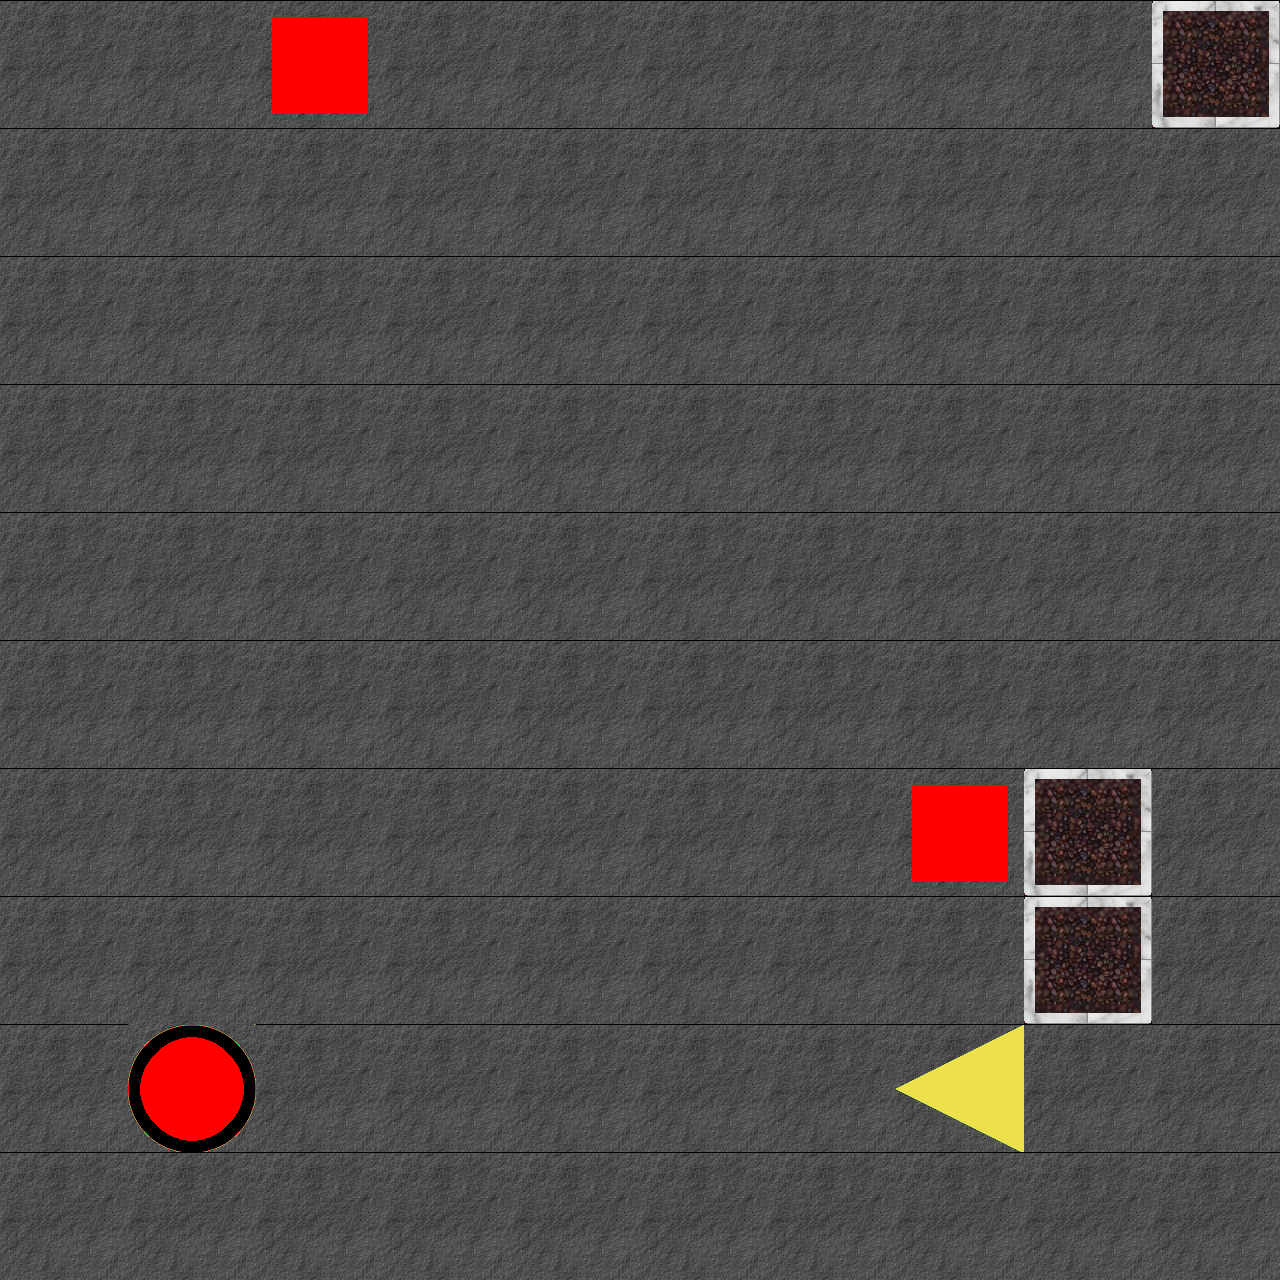

A level layout from a 2D game, rendered from its tile map. Below: a short description, then the map file with its tile-grid data intact:
An orthogonal 10x10 tile map with 128x128 px tiles, 2 tile layers (tiles, blocks).

<map version="1.0" orientation="orthogonal" width="10" height="10" tilewidth="128" tileheight="128">
 <properties>
  <property name="minMoves" value="100" />
 </properties>
 <tileset firstgid="1" name="blocks&amp;tiles" tilewidth="128" tileheight="128">
  <image source="..\img\tiles_blocks.png" width="512" height="1024" />
 </tileset>
 <layer name="tiles" width="10" height="10">
  <data>
   <tile gid="2" />
   <tile gid="2" />
   <tile gid="2" />
   <tile gid="2" />
   <tile gid="2" />
   <tile gid="2" />
   <tile gid="2" />
   <tile gid="2" />
   <tile gid="2" />
   <tile gid="3" />
   <tile gid="2" />
   <tile gid="2" />
   <tile gid="2" />
   <tile gid="2" />
   <tile gid="2" />
   <tile gid="2" />
   <tile gid="2" />
   <tile gid="2" />
   <tile gid="2" />
   <tile gid="2" />
   <tile gid="2" />
   <tile gid="2" />
   <tile gid="2" />
   <tile gid="2" />
   <tile gid="2" />
   <tile gid="2" />
   <tile gid="2" />
   <tile gid="2" />
   <tile gid="2" />
   <tile gid="2" />
   <tile gid="2" />
   <tile gid="2" />
   <tile gid="2" />
   <tile gid="2" />
   <tile gid="2" />
   <tile gid="2" />
   <tile gid="2" />
   <tile gid="2" />
   <tile gid="2" />
   <tile gid="2" />
   <tile gid="2" />
   <tile gid="2" />
   <tile gid="2" />
   <tile gid="2" />
   <tile gid="2" />
   <tile gid="2" />
   <tile gid="2" />
   <tile gid="2" />
   <tile gid="2" />
   <tile gid="2" />
   <tile gid="2" />
   <tile gid="2" />
   <tile gid="2" />
   <tile gid="2" />
   <tile gid="2" />
   <tile gid="2" />
   <tile gid="2" />
   <tile gid="2" />
   <tile gid="2" />
   <tile gid="2" />
   <tile gid="2" />
   <tile gid="2" />
   <tile gid="2" />
   <tile gid="2" />
   <tile gid="2" />
   <tile gid="2" />
   <tile gid="2" />
   <tile gid="2" />
   <tile gid="3" />
   <tile gid="2" />
   <tile gid="2" />
   <tile gid="2" />
   <tile gid="2" />
   <tile gid="2" />
   <tile gid="2" />
   <tile gid="2" />
   <tile gid="2" />
   <tile gid="2" />
   <tile gid="3" />
   <tile gid="2" />
   <tile gid="2" />
   <tile gid="9" />
   <tile gid="2" />
   <tile gid="2" />
   <tile gid="2" />
   <tile gid="2" />
   <tile gid="2" />
   <tile gid="5" />
   <tile gid="2" />
   <tile gid="2" />
   <tile gid="2" />
   <tile gid="2" />
   <tile gid="2" />
   <tile gid="2" />
   <tile gid="2" />
   <tile gid="2" />
   <tile gid="2" />
   <tile gid="2" />
   <tile gid="2" />
   <tile gid="2" />
  </data>
 </layer>
 <layer name="blocks" width="10" height="10">
  <data>
   <tile gid="0" />
   <tile gid="0" />
   <tile gid="13" />
   <tile gid="0" />
   <tile gid="0" />
   <tile gid="0" />
   <tile gid="0" />
   <tile gid="0" />
   <tile gid="0" />
   <tile gid="0" />
   <tile gid="0" />
   <tile gid="0" />
   <tile gid="0" />
   <tile gid="0" />
   <tile gid="0" />
   <tile gid="0" />
   <tile gid="0" />
   <tile gid="0" />
   <tile gid="0" />
   <tile gid="0" />
   <tile gid="0" />
   <tile gid="0" />
   <tile gid="0" />
   <tile gid="0" />
   <tile gid="0" />
   <tile gid="0" />
   <tile gid="0" />
   <tile gid="0" />
   <tile gid="0" />
   <tile gid="0" />
   <tile gid="0" />
   <tile gid="0" />
   <tile gid="0" />
   <tile gid="0" />
   <tile gid="0" />
   <tile gid="0" />
   <tile gid="0" />
   <tile gid="0" />
   <tile gid="0" />
   <tile gid="0" />
   <tile gid="0" />
   <tile gid="0" />
   <tile gid="0" />
   <tile gid="0" />
   <tile gid="0" />
   <tile gid="0" />
   <tile gid="0" />
   <tile gid="0" />
   <tile gid="0" />
   <tile gid="0" />
   <tile gid="0" />
   <tile gid="0" />
   <tile gid="0" />
   <tile gid="0" />
   <tile gid="0" />
   <tile gid="0" />
   <tile gid="0" />
   <tile gid="0" />
   <tile gid="0" />
   <tile gid="0" />
   <tile gid="0" />
   <tile gid="0" />
   <tile gid="0" />
   <tile gid="0" />
   <tile gid="0" />
   <tile gid="0" />
   <tile gid="0" />
   <tile gid="13" />
   <tile gid="0" />
   <tile gid="0" />
   <tile gid="0" />
   <tile gid="0" />
   <tile gid="0" />
   <tile gid="0" />
   <tile gid="0" />
   <tile gid="0" />
   <tile gid="0" />
   <tile gid="0" />
   <tile gid="0" />
   <tile gid="0" />
   <tile gid="0" />
   <tile gid="0" />
   <tile gid="0" />
   <tile gid="0" />
   <tile gid="0" />
   <tile gid="0" />
   <tile gid="0" />
   <tile gid="0" />
   <tile gid="0" />
   <tile gid="0" />
   <tile gid="0" />
   <tile gid="0" />
   <tile gid="0" />
   <tile gid="0" />
   <tile gid="0" />
   <tile gid="0" />
   <tile gid="0" />
   <tile gid="0" />
   <tile gid="0" />
   <tile gid="0" />
  </data>
 </layer>
</map>
